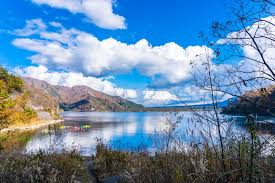
#> input picture t1.jpg, 275 x 183 px, found by its file name
$ python 10-10.py
#> lines starting #> are read from the running program, lines starting #| are printed output that depends on the picture
import cv2

#影像旋轉

src=cv2.imread("t1.jpg")
#> src is the input picture: shape (183, 275, 3); mean B, G, R 170.7, 140, 106.1
cv2.imshow("A1",src)

height,width=src.shape[0:2]#例:(480, 640, 3)高、寬、三通道，索引0:2表示高、寬
#> height = 183; width = 275

M=cv2.getRotationMatrix2D((width/2,height/2),30,1)#旋轉30度、1不縮放
dsize=(width,height)
#> dsize = (275, 183)
dst1=cv2.warpAffine(src,M,dsize)
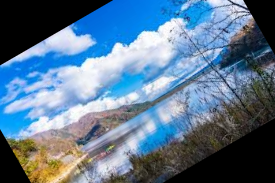
#> dst1: shape (183, 275, 3); mean B, G, R 144.2, 119.6, 93
cv2.imshow("A2",dst1)

M=cv2.getRotationMatrix2D((width/2,height/2),-30,1)#旋轉-30度、1不縮放
dst=cv2.warpAffine(src,M,dsize)#執行仿射
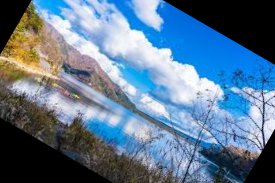
#> dst: shape (183, 275, 3); mean B, G, R 143.9, 119.8, 93.7
cv2.imshow("A3",dst)

cv2.waitKey(0)
cv2.destroyAllWindows()
